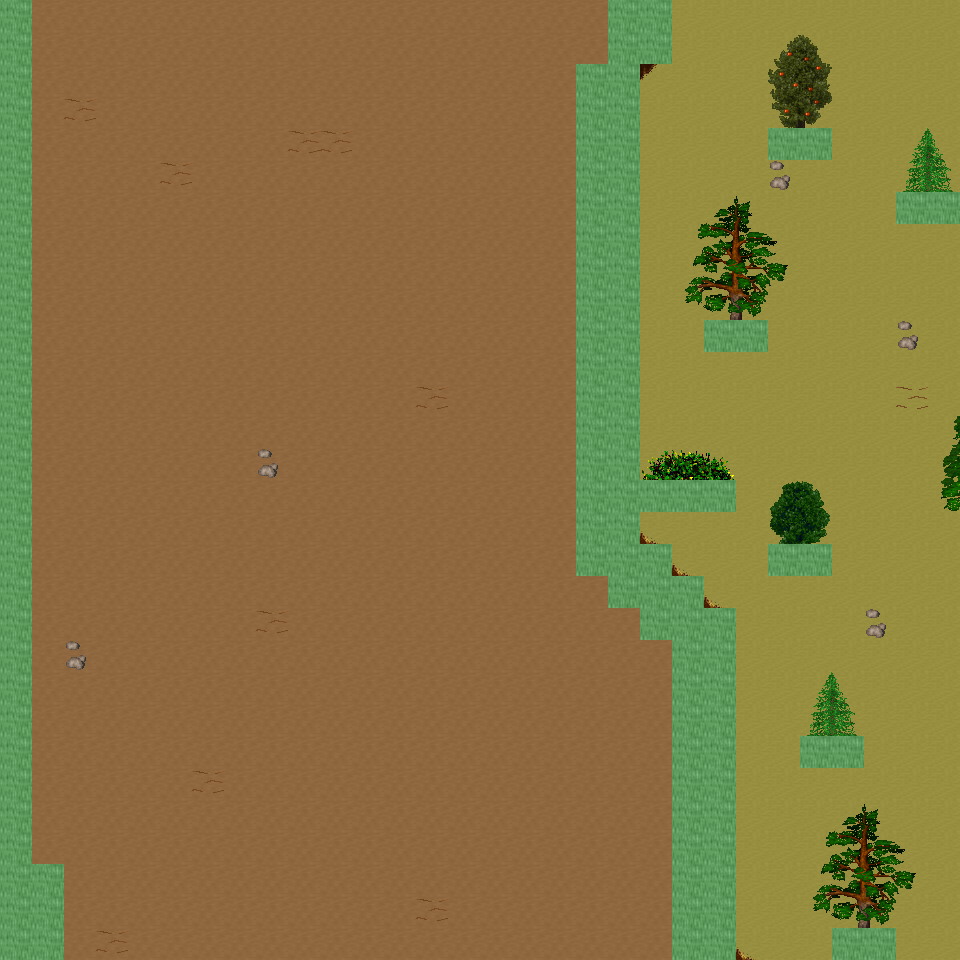

Tiled map render using the project's own tile images. Description and the map definition, with tile-layer contents summarised, below:
An orthogonal 30x30 tile map with 32x32 px tiles, 6 tile layers (Ground, Object, Object2, Above, ...), 34 tilesets and 5 objects (5x mapExit).

<map version="1.0" orientation="orthogonal" renderorder="right-down" width="30" height="30" tilewidth="32" tileheight="32" nextobjectid="6">
  <tileset firstgid="1" name="tileset_ground_ground" tilewidth="32" tileheight="32" tilecount="33" columns="3">
    <image source="../drawable/tileset_ground_ground.png" width="96" height="352" />
  </tileset>
  <tileset firstgid="34" name="tileset_ground_rock_pebbles" tilewidth="32" tileheight="32" tilecount="3" columns="1">
    <image source="../drawable/tileset_ground_rock_pebbles.png" width="32" height="96" />
  </tileset>
  <tileset firstgid="37" name="tileset_ground_grass_edges" tilewidth="32" tileheight="32" tilecount="36" columns="12">
    <image source="../drawable/tileset_ground_grass_edges.png" width="384" height="96" />
  </tileset>
  <tileset firstgid="73" name="tileset_plant_flower_daisy_white" tilewidth="32" tileheight="32" tilecount="8" columns="2">
    <image source="../drawable/tileset_plant_flower_daisy_white.png" width="64" height="128" />
  </tileset>
  <tileset firstgid="81" name="tileset_ground_ridge_earth_dark" tilewidth="32" tileheight="32" tilecount="96" columns="12">
    <image source="../drawable/tileset_ground_ridge_earth_dark.png" width="384" height="256" />
  </tileset>
  <tileset firstgid="177" name="tileset_plant_grasses" tilewidth="32" tileheight="32" tilecount="6" columns="3">
    <image source="../drawable/tileset_plant_grasses.png" width="96" height="64" />
  </tileset>
  <tileset firstgid="183" name="tileset_ground_earth_edges" tilewidth="32" tileheight="32" tilecount="18" columns="6">
    <image source="../drawable/tileset_ground_earth_edges.png" width="192" height="96" />
  </tileset>
  <tileset firstgid="201" name="tileset_item_statue_green_stone_3" tilewidth="32" tileheight="32" tilecount="3" columns="1">
    <image source="../drawable/tileset_item_statue_green_stone_3.png" width="32" height="96" />
  </tileset>
  <tileset firstgid="204" name="tileset_ground_rock_rocks_2" tilewidth="32" tileheight="32" tilecount="4" columns="2">
    <image source="../drawable/tileset_ground_rock_rocks_2.png" width="64" height="64" />
  </tileset>
  <tileset firstgid="208" name="tileset_item_corpse_huge_animal" tilewidth="32" tileheight="32" tilecount="16" columns="2">
    <image source="../drawable/tileset_item_corpse_huge_animal.png" width="64" height="256" />
  </tileset>
  <tileset firstgid="224" name="tileset_item_statue_green_stone" tilewidth="32" tileheight="32" tilecount="12" columns="4">
    <image source="../drawable/tileset_item_statue_green_stone.png" width="128" height="96" />
  </tileset>
  <tileset firstgid="236" name="tileset_logic_creature_animal" tilewidth="32" tileheight="32" tilecount="32" columns="8">
    <image source="../drawable/tileset_logic_creature_animal.png" width="256" height="128" />
  </tileset>
  <tileset firstgid="268" name="tileset_logic_collision" tilewidth="32" tileheight="32" tilecount="1" columns="1">
    <image source="../drawable/tileset_logic_collision.png" width="32" height="32" />
  </tileset>
  <tileset firstgid="269" name="tileset_plant_tree_taller_trees" tilewidth="32" tileheight="32" tilecount="32" columns="8">
    <image source="../drawable/tileset_plant_tree_taller_trees.png" width="256" height="128" />
  </tileset>
  <tileset firstgid="301" name="tileset_plant_tree_spruce" tilewidth="32" tileheight="32" tilecount="6" columns="2">
    <image source="../drawable/tileset_plant_tree_spruce.png" width="64" height="96" />
  </tileset>
  <tileset firstgid="307" name="tileset_plant_bush_bush_mult_colored" tilewidth="32" tileheight="32" tilecount="6" columns="3">
    <image source="../drawable/tileset_plant_bush_bush_mult_colored.png" width="96" height="64" />
  </tileset>
  <tileset firstgid="313" name="tileset_plant_bush_bush_pinks" tilewidth="32" tileheight="32" tilecount="4" columns="2">
    <image source="../drawable/tileset_plant_bush_bush_pinks.png" width="64" height="64" />
  </tileset>
  <tileset firstgid="317" name="tileset_plant_flower_flower_bed_1" tilewidth="32" tileheight="32" tilecount="35" columns="7">
    <image source="../drawable/tileset_plant_flower_flower_bed_1.png" width="224" height="160" />
  </tileset>
  <tileset firstgid="352" name="tileset_plant_flower_small_flower_bed" tilewidth="32" tileheight="32" tilecount="12" columns="3">
    <image source="../drawable/tileset_plant_flower_small_flower_bed.png" width="96" height="128" />
  </tileset>
  <tileset firstgid="364" name="tileset_plant_flower_small_flower_bed_2" tilewidth="32" tileheight="32" tilecount="12" columns="3">
    <image source="../drawable/tileset_plant_flower_small_flower_bed_2.png" width="96" height="128" />
  </tileset>
  <tileset firstgid="376" name="tileset_furniture_chair_bench_wooden" tilewidth="32" tileheight="32" tilecount="8" columns="2">
    <image source="../drawable/tileset_furniture_chair_bench_wooden.png" width="64" height="128" />
  </tileset>
  <tileset firstgid="384" name="tileset_building_decoration_pool" tilewidth="32" tileheight="32" tilecount="9" columns="3">
    <image source="../drawable/tileset_building_decoration_pool.png" width="96" height="96" />
  </tileset>
  <tileset firstgid="393" name="tileset_building_decoration_stone_details" tilewidth="32" tileheight="32" tilecount="4" columns="2">
    <image source="../drawable/tileset_building_decoration_stone_details.png" width="64" height="64" />
  </tileset>
  <tileset firstgid="397" name="tileset_building_decoration_orbpedestal" tilewidth="32" tileheight="32" tilecount="2" columns="1">
    <image source="../drawable/tileset_building_decoration_orbpedestal.png" width="32" height="64" />
  </tileset>
  <tileset firstgid="399" name="tileset_object_birds" tilewidth="32" tileheight="32" tilecount="4" columns="2">
    <image source="../drawable/tileset_object_birds.png" width="64" height="64" />
  </tileset>
  <tileset firstgid="403" name="tileset_building_gazebo" tilewidth="32" tileheight="32" tilecount="21" columns="3">
    <image source="../drawable/tileset_building_gazebo.png" width="96" height="224" />
  </tileset>
  <tileset firstgid="424" name="tileset_ground_green_paving" tilewidth="32" tileheight="32" tilecount="18" columns="3">
    <image source="../drawable/tileset_ground_green_paving.png" width="96" height="192" />
  </tileset>
  <tileset firstgid="442" name="tileset_plant_tree_pine_tree" tilewidth="32" tileheight="32" tilecount="20" columns="4">
    <image source="../drawable/tileset_plant_tree_pine_tree.png" width="128" height="160" />
  </tileset>
  <tileset firstgid="462" name="tileset_plant_tree_pine_tree_1" tilewidth="32" tileheight="32" tilecount="20" columns="4">
    <image source="../drawable/tileset_plant_tree_pine_tree_1.png" width="128" height="160" />
  </tileset>
  <tileset firstgid="482" name="tileset_plant_tree_cherry_blossom_tree" tilewidth="32" tileheight="32" tilecount="9" columns="3">
    <image source="../drawable/tileset_plant_tree_cherry_blossom_tree.png" width="96" height="96" />
  </tileset>
  <tileset firstgid="491" name="tileset_logic_item_fruits" tilewidth="32" tileheight="32" tilecount="10" columns="10">
    <image source="../drawable/tileset_logic_item_fruits.png" width="256" height="64" />
  </tileset>
  <tileset firstgid="501" name="tileset_plant_bushes_and_trees" tilewidth="32" tileheight="32" tilecount="144" columns="16">
    <image source="../drawable/tileset_plant_bushes_and_trees.png" width="512" height="289" />
  </tileset>
  <tileset firstgid="645" name="tileset_plant_bush_leafy" tilewidth="32" tileheight="32" tilecount="48" columns="8">
    <image source="../drawable/tileset_plant_bush_leafy.png" width="256" height="192" />
  </tileset>
  <tileset firstgid="693" name="tileset_plant_bush_flowering" tilewidth="32" tileheight="32" tilecount="72" columns="8">
    <image source="../drawable/tileset_plant_bush_flowering.png" width="256" height="288" />
  </tileset>
  <layer name="Ground" width="30" height="30">
    <data>[900 cells, 900 non-empty, 2 distinct tile ids]</data>
  </layer>
  <layer name="Object" width="30" height="30">
    <data>[900 cells, 130 non-empty, 29 distinct tile ids]</data>
  </layer>
  <layer name="Object2" width="30" height="30">
    <data>[900 cells, 1 non-empty, 1 distinct tile ids]</data>
  </layer>
  <layer name="Above" width="30" height="30">
    <data>[900 cells, 55 non-empty, 34 distinct tile ids]</data>
  </layer>
  <layer name="Above2" width="30" height="30">
    <data>[900 cells, 3 non-empty, 3 distinct tile ids]</data>
  </layer>
  <layer name="Walkable" width="30" height="30">
    <data>[900 cells, 111 non-empty, 1 distinct tile ids]</data>
  </layer>
  <objectgroup name="MapEvents">
    <object id="1" name="south" type="mapExit" x="64" y="928" width="608" height="32">
      <properties>
        <property name="map" value="level_0_x68_y43" />
        <property name="x" value="2" />
        <property name="y" value="1" />
      </properties>
    </object>
    <object id="2" name="south2" type="mapExit" x="736" y="928" width="96" height="32">
      <properties>
        <property name="map" value="level_0_x68_y43" />
        <property name="x" value="23" />
        <property name="y" value="1" />
      </properties>
    </object>
    <object id="3" name="south3" type="mapExit" x="896" y="928" width="64" height="32">
      <properties>
        <property name="map" value="level_0_x68_y43" />
        <property name="x" value="28" />
        <property name="y" value="1" />
      </properties>
    </object>
    <object id="4" name="east" type="mapExit" x="928" y="0" width="32" height="192">
      <properties>
        <property name="map" value="level_0_x69_y42" />
        <property name="x" value="1" />
        <property name="y" value="0" />
      </properties>
    </object>
    <object id="5" name="east2" type="mapExit" x="928" y="224" width="32" height="736">
      <properties>
        <property name="map" value="level_0_x69_y42" />
        <property name="x" value="1" />
        <property name="y" value="7" />
      </properties>
    </object>
  </objectgroup>
</map>
